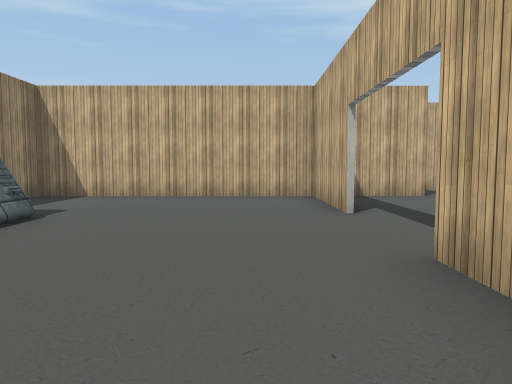
View 1 (above)

24 first-person views from a walk through a Unity game level. The camera is 1.3 m above the floor, tilts 4° down and sees 70° across. Doors are open. The floor is counted in squares, 2 m on a side. Each view is taken from the middle of a square. On the plan, view 1 faces up. The plan holds only what a view shows up to about 11 squares ahead; the rest is blank. The place goes on beyond the plan. The player is left out. Some animated figures are not drawn. Some surface patterns are stand-ins.

View 2
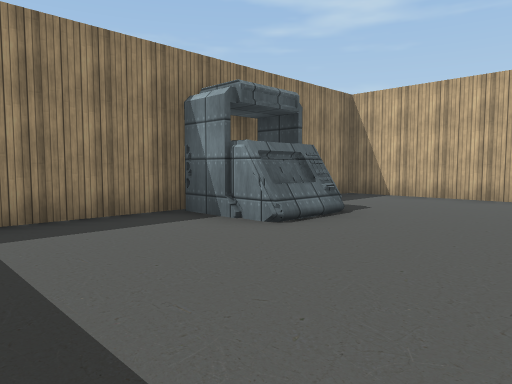

View 3
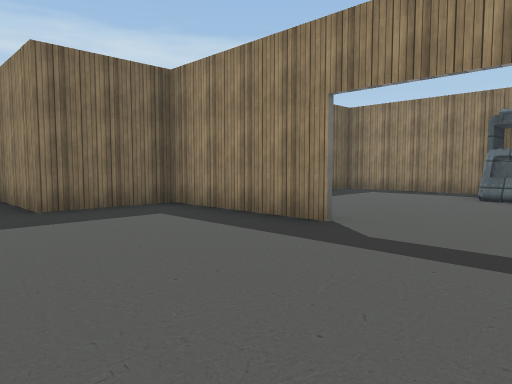

View 4
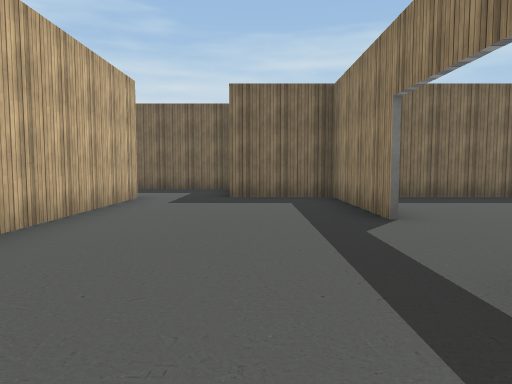

View 5
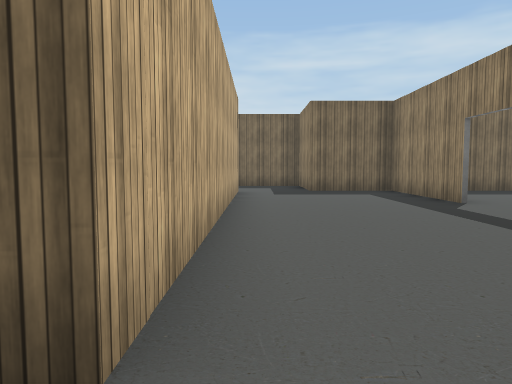

View 6
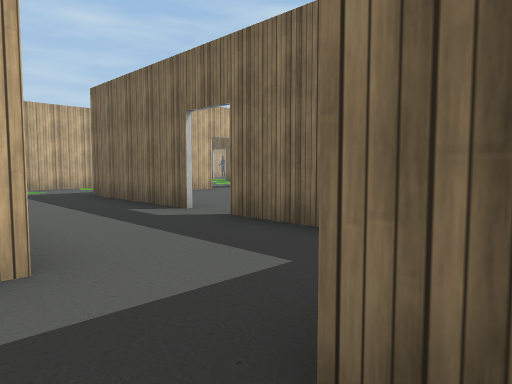

View 7
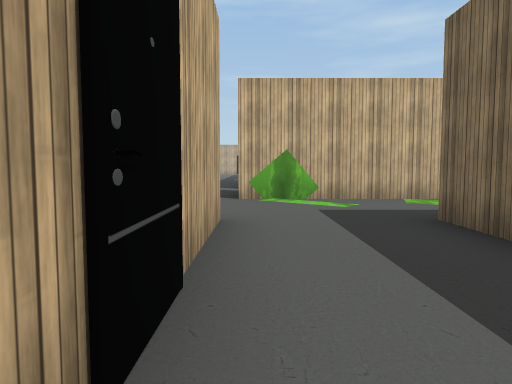

View 8
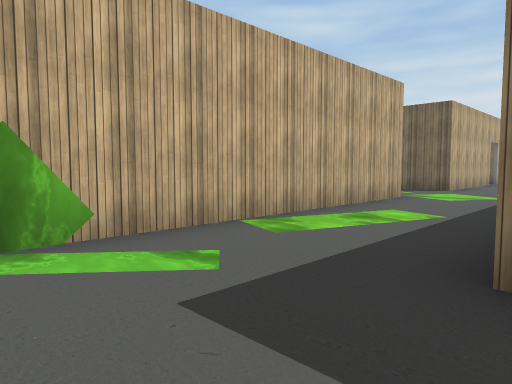

View 9
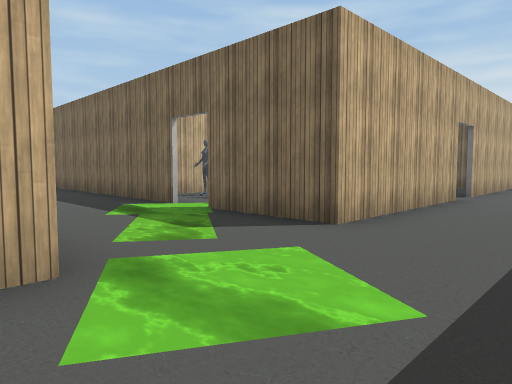

View 10
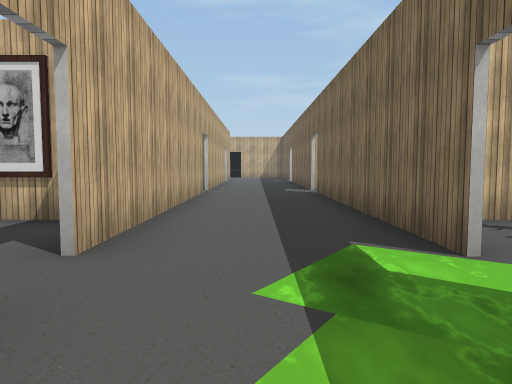

View 11
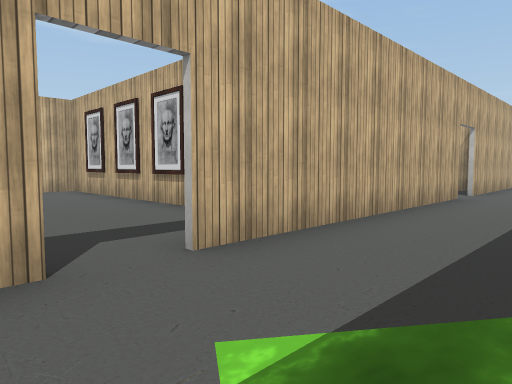

View 12
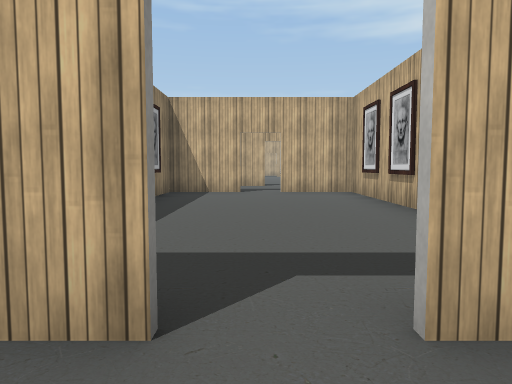

View 13
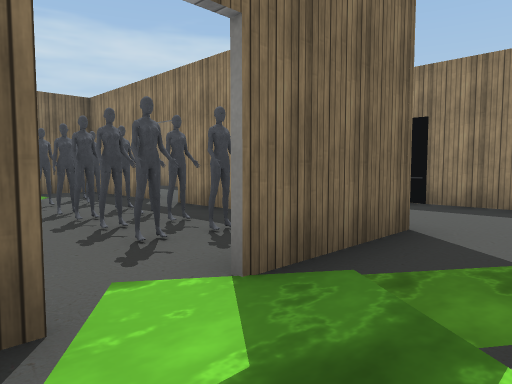

View 14
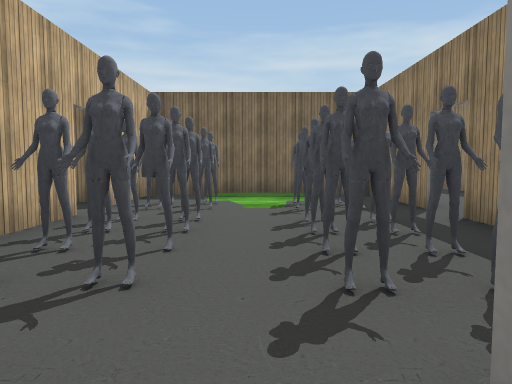

View 15
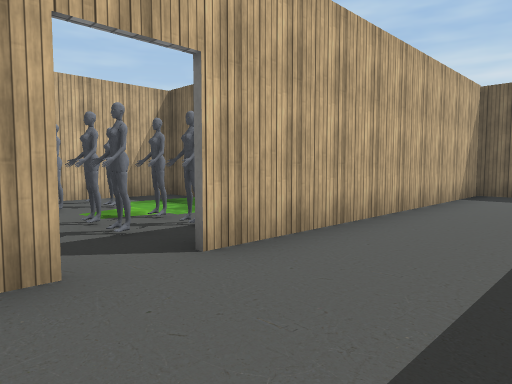

View 16
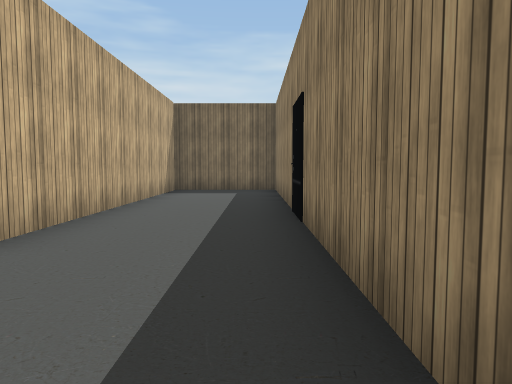

View 17
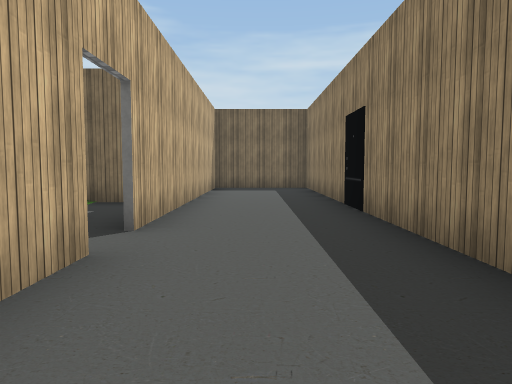

View 18
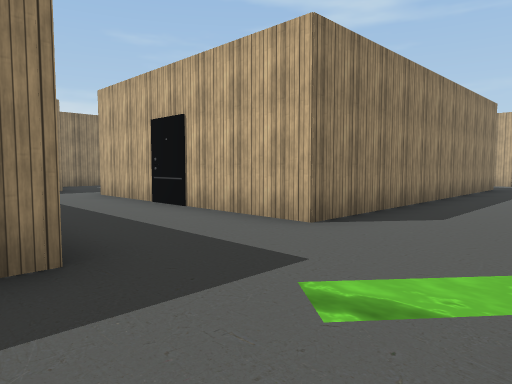

View 19
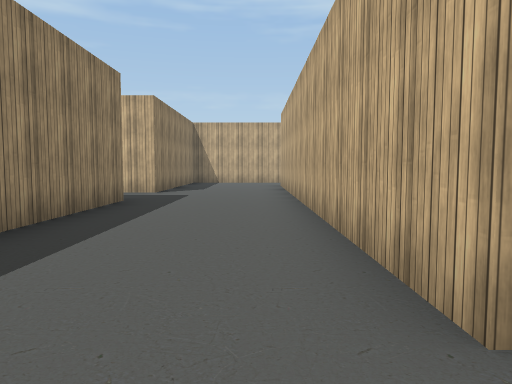

View 20
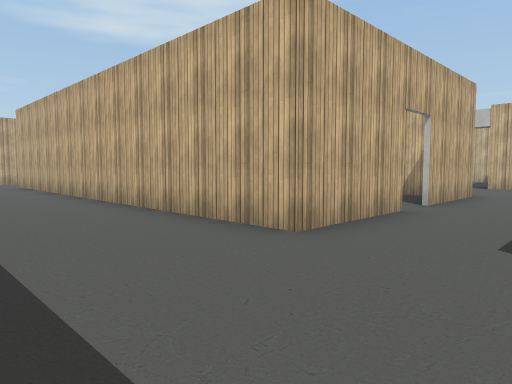

View 21
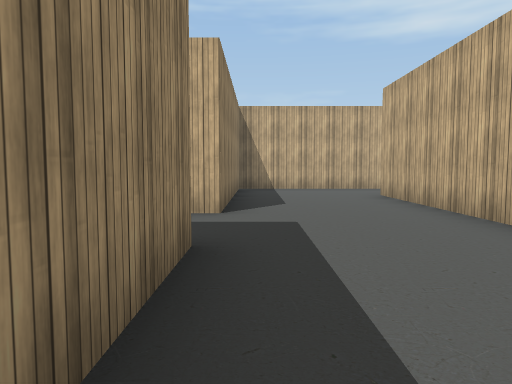

View 22
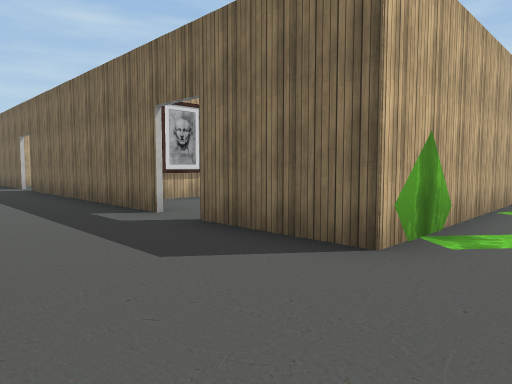

View 23
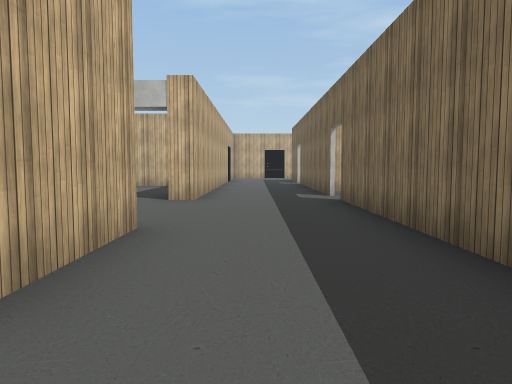

View 24
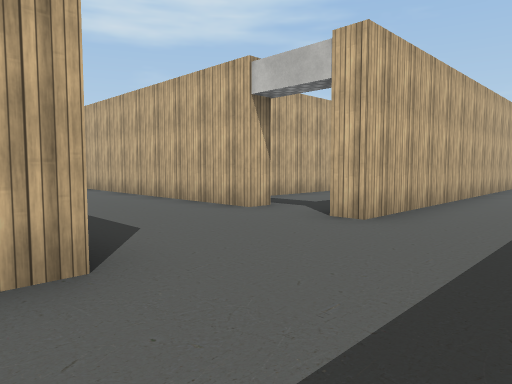

### Floor plan
Ten units are one square. View 1 is at (0, 0); x grows to the right and y downward. Boxes are objects, and circles mark ways between rooms. Rooms are numbered by the first view taken in them; rooms with no view inside come last. Other rooms are left out.
<svg viewBox="-52 -161 352 408">
<path fill="none" stroke="#000" d="M13 -50 13 -80M14 -26 14 9M13 -17 13 -26M38 -80 -47 -80 -47 -66M-47 -32 -47 8 36 8M55 6 55 -80M148 -23 148 -134M77 32 115 32 115 36M142 87 142 8M166 87 160 87M115 111 115 127M36 8 36 32 67 32M115 -80 115 6 55 6M175 115 241 115M55 -80 59 -80M115 147 115 242 142 242 142 166M241 87 176 87M142 157 142 115 166 115M115 -153 115 -101 106 -101M158 -156 115 -156M241 -42 241 -111M209 -23 182 -23M250 8 278 8M174 -23 148 -23M295 -23 241 -23 241 -28M176 8 241 8M142 8 166 8M194 76 194 7 176 7M166 7 148 7 148 21M162 169 164 164M160 169 162 163M156 168 160 162M154 175 159 168M152 166 156 161M143 166 143 196 194 196 194 170M156 140 161 138M156 136 160 134M143 141 143 158M194 160 194 127M175 131 177 126M176 131 178 127M160 134 161 140M158 136 159 140M179 130 179 127M157 133 159 138M163 126 164 129 166 130M154 135 158 139M159 127 161 133"/>
<rect x="-45" y="-45" width="20" height="20" fill="#bbb"><title>cash machine</title></rect>
<rect x="175" y="135" width="10" height="10" fill="#bbb"><title>other object</title></rect>
<circle cx="45" cy="-80" r="3" fill="#2a7"/>
<circle cx="45" cy="10" r="3" fill="#2a7"/>
<circle cx="145" cy="-5" r="3" fill="#2a7"/>
<circle cx="170" cy="90" r="3" fill="#2a7"/>
<circle cx="140" cy="160" r="3" fill="#2a7"/>
<circle cx="170" cy="120" r="3" fill="#2a7"/>
<circle cx="170" cy="10" r="3" fill="#2a7"/>
<circle cx="160" cy="140" r="3" fill="#2a7"/>
<circle cx="170" cy="150" r="3" fill="#2a7"/>
<text x="10" y="-40">1</text>
<text x="130" y="20">2</text>
<text x="230" y="-40">3</text>
<text x="170" y="50">4</text>
<text x="170" y="170">5</text>
<text x="190" y="140">6</text>
<text x="170" y="140">7</text>
</svg>
Room 1 opens to room 2. Room 2 opens to room 3. Room 2 opens to room 4. Room 2 opens to room 5. Room 2 opens to room 7. Room 3 opens to room 4. Room 5 opens to room 7.

Where each view was taken, in squares from view 1:
view 1: 0 up, 0 right, facing up
view 2: 0 up, 0 right, facing up-left
view 3: 5 up, 5 right, facing down-left
view 4: 7 up, 3 right, facing down
view 5: 9 up, 5 right, facing down
view 6: 0 up, 3 right, facing down-right
view 7: 1 down, 7 right, facing right
view 8: 1 down, 11 right, facing down-right
view 9: 8 down, 12 right, facing down-right
view 10: 10 down, 15 right, facing right
view 11: 11 down, 16 right, facing up-right
view 12: 10 down, 17 right, facing up
view 13: 10 down, 18 right, facing down-left
view 14: 11 down, 17 right, facing down
view 15: 15 down, 12 right, facing down-right
view 16: 14 down, 12 right, facing down
view 17: 13 down, 13 right, facing down
view 18: 4 down, 14 right, facing up-left
view 19: 1 up, 14 right, facing up
view 20: 0 up, 12 right, facing up-right
view 21: 5 up, 12 right, facing up
view 22: 2 up, 13 right, facing down-right
view 23: 1 up, 17 right, facing right
view 24: 0 up, 20 right, facing up-right
